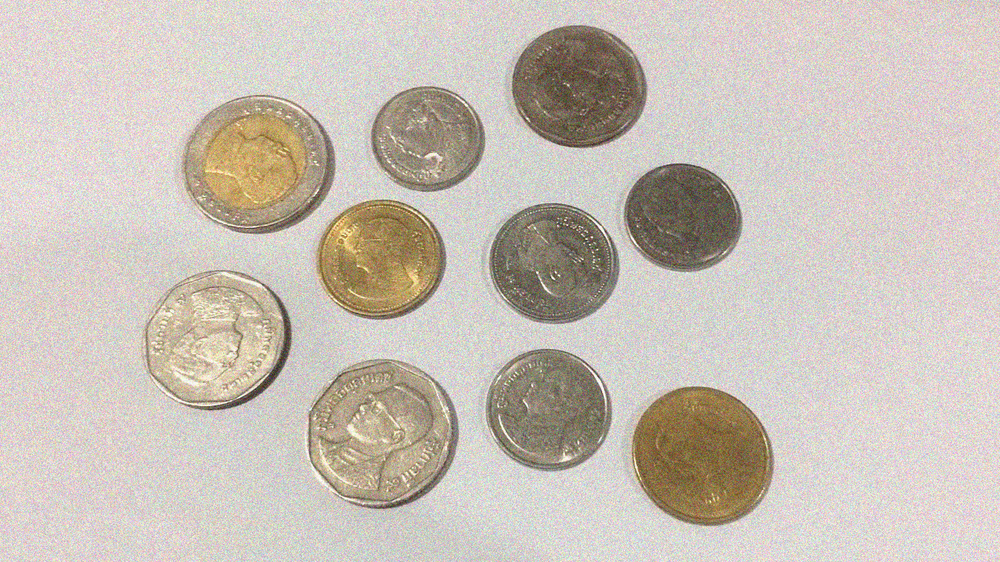
#> input picture 8_Python_&_OpenCV_Image_Processing/39.png, 1000 x 562 px, shrunk from 1366 x 768 before the run, found by its file name
$ python 42_OpenCV.py
#> lines starting #> are read from the running program, lines starting #| are printed output that depends on the picture; after the words box and inside, x2 and y2 are one past the last pixel; in counts of white or black regions, pixels touching at a corner belong together
import cv2
import matplotlib.pyplot as plt
import numpy as np

img = cv2.imread("Python/8_Python_&_OpenCV_Image_Processing/39.png",0)
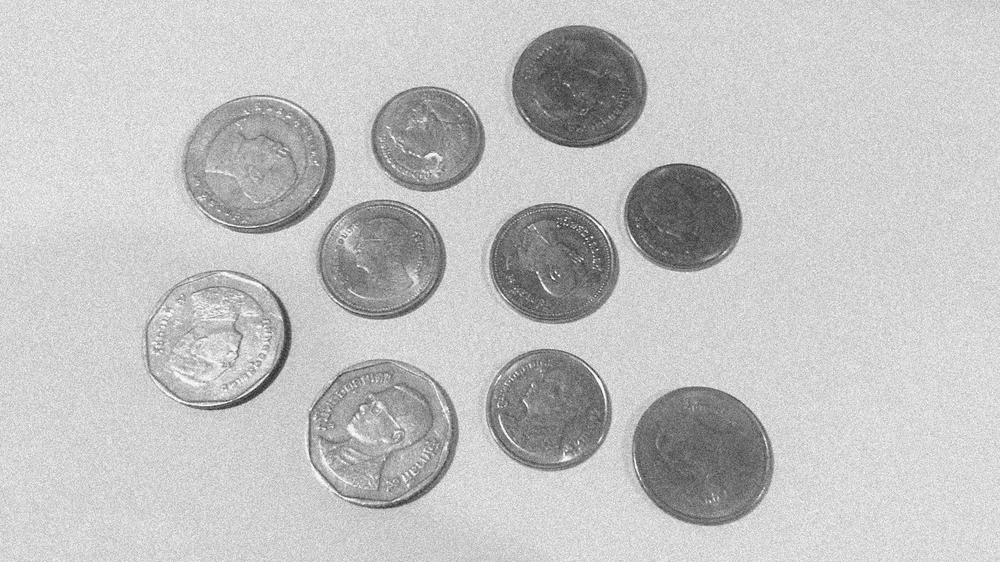
#> img: shape (562, 1000); min 37, max 255, mean 194

#thresh ค่าจุดแบ่ง                      #170 ค่าจุดแบ่ง 255ค่า Max
#THRESH_BINARY_INV ถ้าค่าสูงกว่าค่าจุดแบ่งจะเปลี่ยนเป็น 0 ที่เหลือเป็น 255 #33
thresh , result = cv2.threshold(img,170,255,cv2.THRESH_BINARY_INV)
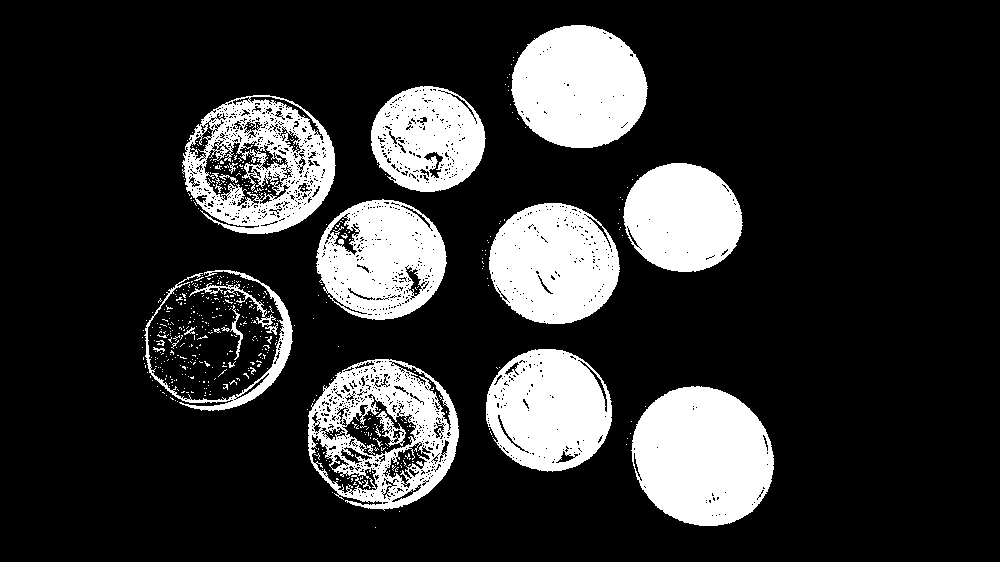
#> result: shape (562, 1000); 19.4% white; 563 white regions (536 under 20 px), largest, box (x1, y1, x2, y2) and area: (631, 386, 774, 526) 15435, (511, 25, 648, 148) 13053, (489, 203, 620, 324) 12009

#สร้างเลข 1 2*2
kernel = np.ones((2,2),np.uint8)

#39
#การขยายภาพ
dilation = cv2.dilate(result,kernel,iterations=5) #iterations ทำซ้ำหรือกรอง
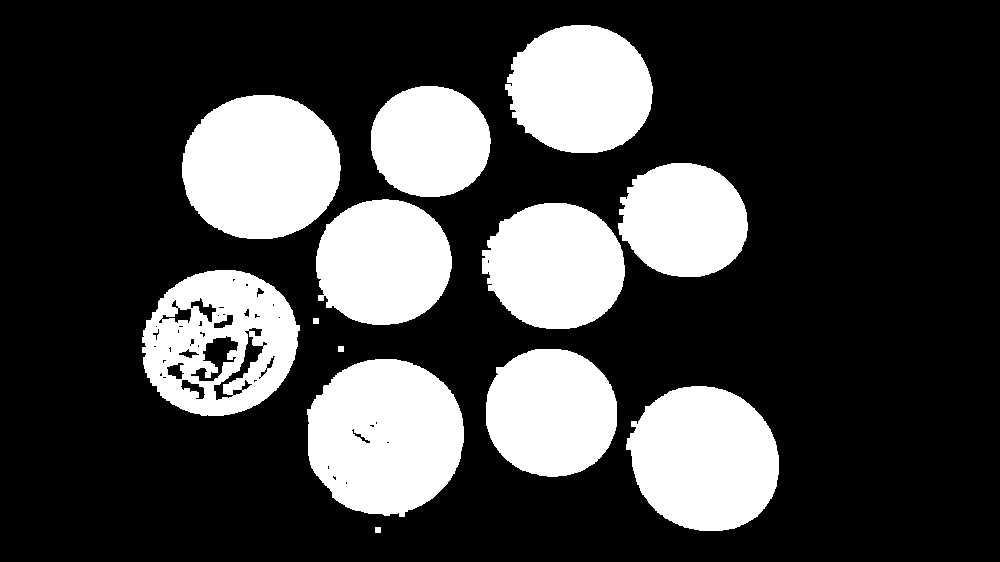
#> dilation: shape (562, 1000); 26.3% white; 13 white regions, largest, box (x1, y1, x2, y2) and area: (307, 359, 464, 517) 19345, (182, 95, 341, 239) 18136, (626, 386, 779, 531) 17143

#การกร่อนภาพ
erosion = cv2.erode(result,kernel,iterations=7)
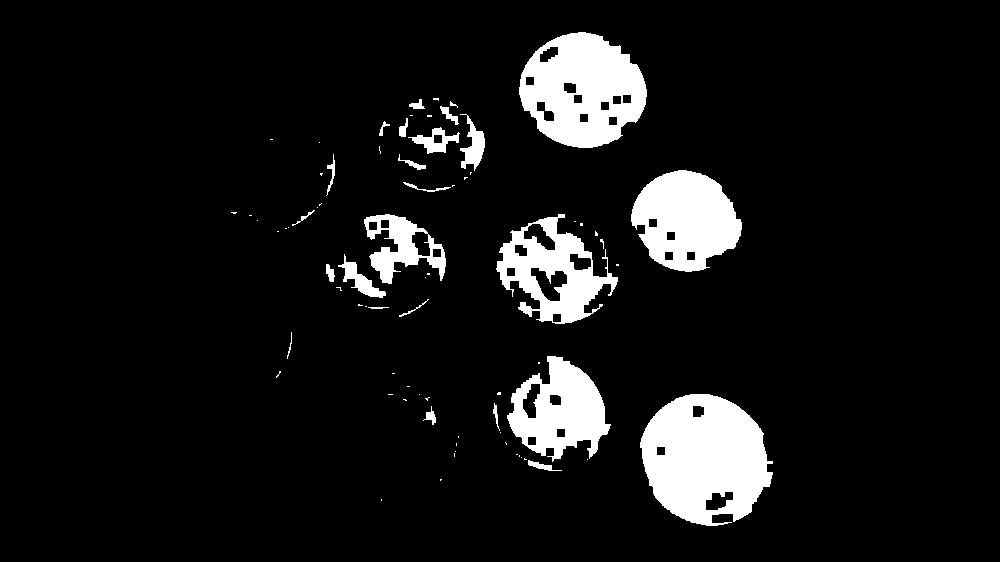
#> erosion: shape (562, 1000); 8.6% white; 75 white regions (50 under 20 px), largest, box (x1, y1, x2, y2) and area: (640, 394, 773, 526) 12515, (519, 32, 647, 148) 10138, (631, 170, 742, 272) 7814
#ทำงานร่วมกัน
#erosion = cv2.erode(dilation,kernel,iterations=7)

#opening ใช้กำจัดวัตุขนานเล็ก
opening = cv2.morphologyEx(result,cv2.MORPH_OPEN,kernel,iterations=3)
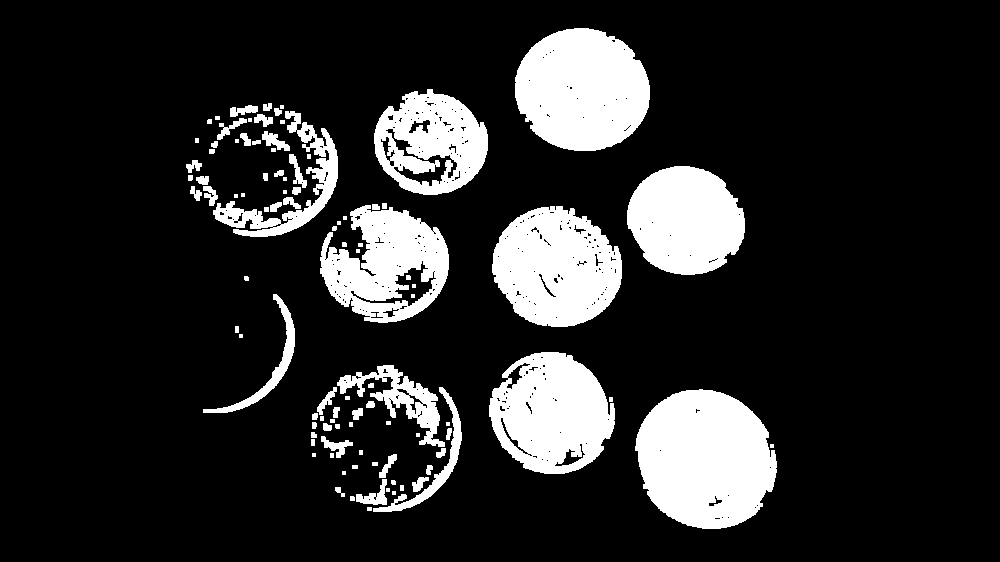
#> opening: shape (562, 1000); 16.3% white; 100 white regions (20 under 20 px), largest, box (x1, y1, x2, y2) and area: (635, 389, 777, 529) 15214, (515, 28, 650, 151) 12975, (492, 206, 622, 327) 11620
#ทำงานร่วมกัน
#opening = cv2.morphologyEx(dilation,cv2.MORPH_OPEN,kernel,iterations=7)

titles = ["ORIGINAL","THRESH","DILATION","EROSION","OPENING"]
images = [img,result,dilation,erosion,opening]

for i in range(len(images)):
    plt.subplot(2,3,i+1)
    plt.imshow(images[i],cmap="gray")
    plt.title(titles[i])
    plt.xticks([])
    plt.yticks([])
#> this loop made 5 passes

plt.show()

$ run again, with 8_Python_&_OpenCV_Image_Processing/18.png copied over 8_Python_&_OpenCV_Image_Processing/39.png
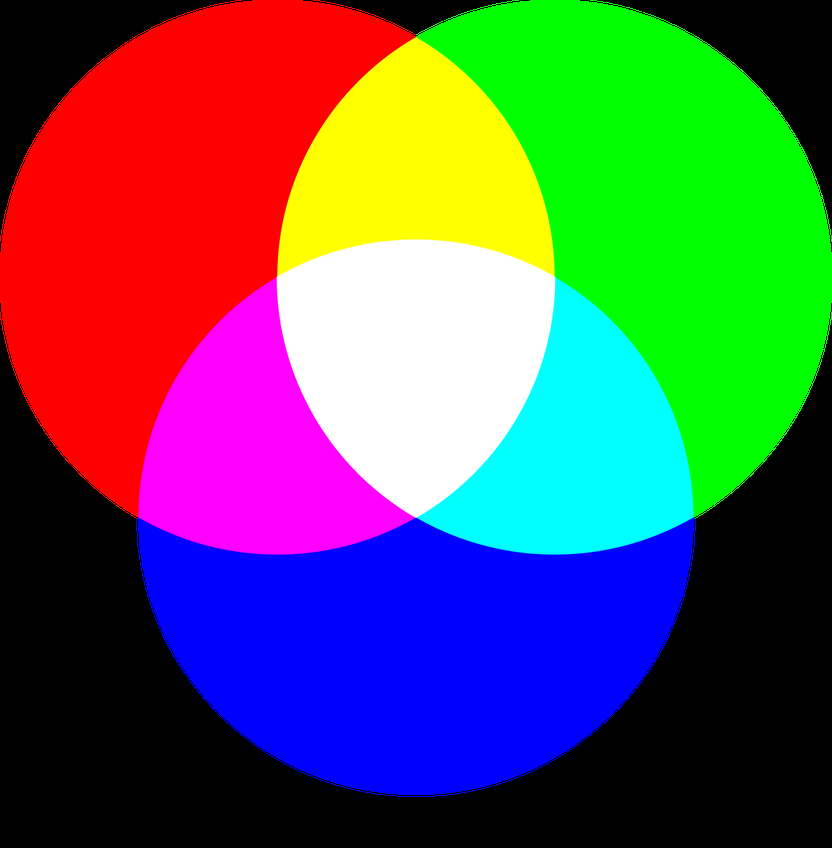
#> input picture 8_Python_&_OpenCV_Image_Processing/18.png, 832 x 848 px, shrunk from 2009 x 2048 before the run, found by its file name
#> `thresh , result = cv2.threshold(img,170,255,cv2.THRESH_BINARY_INV)`:
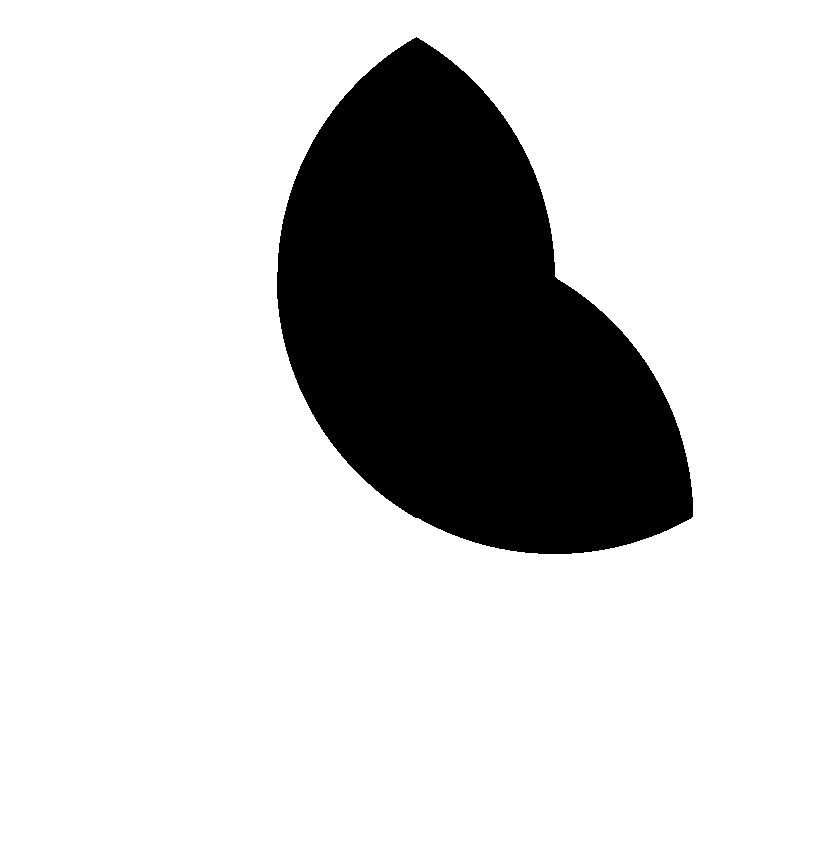
#> result: shape (848, 832); 80.9% white; 1 black region, box (x1, y1, x2, y2) and area: (277, 37, 693, 554) 134779
#> dilation: shape (848, 832); 81.6% white; 1 black region, box (x1, y1, x2, y2) and area: (282, 44, 693, 554) 130143
#> erosion: shape (848, 832); 80% white; 1 black region, box (x1, y1, x2, y2) and area: (277, 37, 700, 561) 141359
#> `opening = cv2.morphologyEx(result,cv2.MORPH_OPEN,kernel,iterations=3)`:
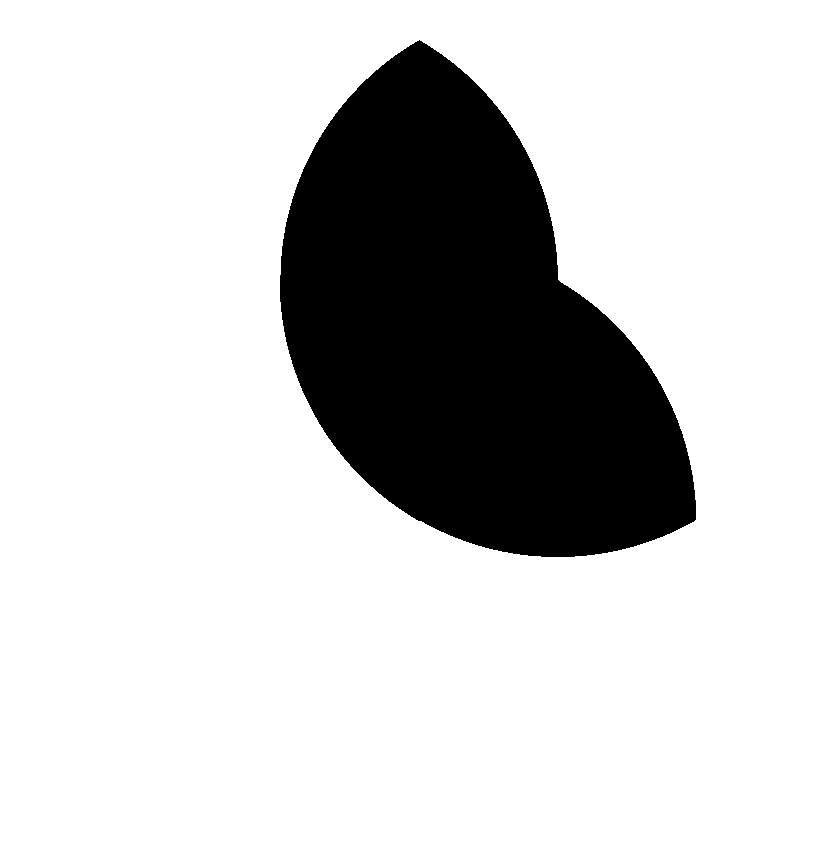
#> opening: shape (848, 832); 80.9% white; 1 black region, box (x1, y1, x2, y2) and area: (280, 40, 696, 557) 134779
#> the loop `for i in range(len(images)):` made 5 passes

$ run again, with 8_Python_&_OpenCV_Image_Processing/32.png copied over 8_Python_&_OpenCV_Image_Processing/39.png
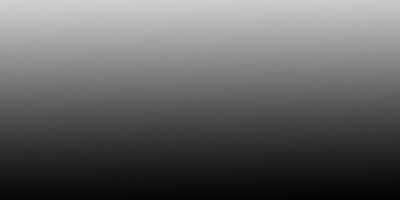
#> input picture 8_Python_&_OpenCV_Image_Processing/32.png, 400 x 200 px, found by its file name
#> `thresh , result = cv2.threshold(img,170,255,cv2.THRESH_BINARY_INV)`:
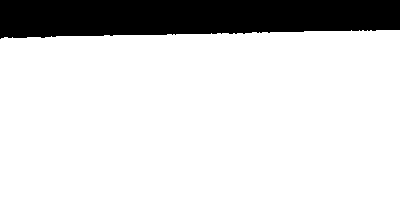
#> result: shape (200, 400); 83.1% white; 1 black region, box (x1, y1, x2, y2) and area: (0, 0, 400, 39) 13514
#> dilation: shape (200, 400); 83.2% white; 1 black region, box (x1, y1, x2, y2) and area: (0, 0, 400, 39) 13456
#> erosion: shape (200, 400); 79.4% white; 1 black region, box (x1, y1, x2, y2) and area: (0, 0, 400, 46) 16442
#> `opening = cv2.morphologyEx(result,cv2.MORPH_OPEN,kernel,iterations=3)`:
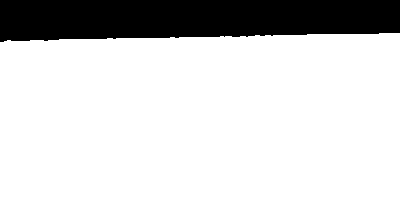
#> opening: shape (200, 400); 81.6% white; 1 black region, box (x1, y1, x2, y2) and area: (0, 0, 400, 42) 14756
#> the loop `for i in range(len(images)):` made 5 passes
